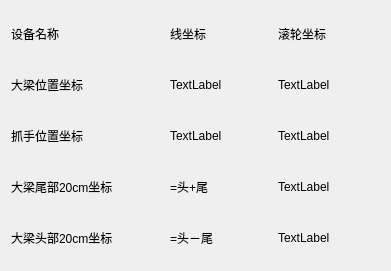
     <widget class="QWidget" name="layoutWidget_3">
      <property name="geometry">
       <rect>
        <x>830</x>
        <y>10</y>
        <width>391</width>
        <height>271</height>
       </rect>
      </property>
      <layout class="QGridLayout" name="gridLayout_9" columnstretch="3,2,2">
       <item row="2" column="0">
        <widget class="QLabel" name="label_218">
         <property name="sizePolicy">
          <sizepolicy hsizetype="Expanding" vsizetype="Expanding">
           <horstretch>0</horstretch>
           <verstretch>0</verstretch>
          </sizepolicy>
         </property>
         <property name="text">
          <string>抓手位置坐标</string>
         </property>
        </widget>
       </item>
       <item row="3" column="2">
        <widget class="QLabel" name="label_226">
         <property name="sizePolicy">
          <sizepolicy hsizetype="Expanding" vsizetype="Expanding">
           <horstretch>0</horstretch>
           <verstretch>0</verstretch>
          </sizepolicy>
         </property>
         <property name="text">
          <string>TextLabel</string>
         </property>
        </widget>
       </item>
       <item row="0" column="0">
        <widget class="QLabel" name="label_214">
         <property name="sizePolicy">
          <sizepolicy hsizetype="Expanding" vsizetype="Expanding">
           <horstretch>0</horstretch>
           <verstretch>0</verstretch>
          </sizepolicy>
         </property>
         <property name="text">
          <string>设备名称</string>
         </property>
        </widget>
       </item>
       <item row="4" column="0">
        <widget class="QLabel" name="label_220">
         <property name="sizePolicy">
          <sizepolicy hsizetype="Expanding" vsizetype="Expanding">
           <horstretch>0</horstretch>
           <verstretch>0</verstretch>
          </sizepolicy>
         </property>
         <property name="text">
          <string>大梁头部20cm坐标</string>
         </property>
        </widget>
       </item>
       <item row="4" column="2">
        <widget class="QLabel" name="label_297">
         <property name="sizePolicy">
          <sizepolicy hsizetype="Expanding" vsizetype="Expanding">
           <horstretch>0</horstretch>
           <verstretch>0</verstretch>
          </sizepolicy>
         </property>
         <property name="text">
          <string>TextLabel</string>
         </property>
        </widget>
       </item>
       <item row="0" column="2">
        <widget class="QLabel" name="label_216">
         <property name="sizePolicy">
          <sizepolicy hsizetype="Expanding" vsizetype="Expanding">
           <horstretch>0</horstretch>
           <verstretch>0</verstretch>
          </sizepolicy>
         </property>
         <property name="text">
          <string>滚轮坐标</string>
         </property>
        </widget>
       </item>
       <item row="2" column="2">
        <widget class="QLabel" name="label_224">
         <property name="sizePolicy">
          <sizepolicy hsizetype="Expanding" vsizetype="Expanding">
           <horstretch>0</horstretch>
           <verstretch>0</verstretch>
          </sizepolicy>
         </property>
         <property name="text">
          <string>TextLabel</string>
         </property>
        </widget>
       </item>
       <item row="0" column="1">
        <widget class="QLabel" name="label_215">
         <property name="sizePolicy">
          <sizepolicy hsizetype="Expanding" vsizetype="Expanding">
           <horstretch>0</horstretch>
           <verstretch>0</verstretch>
          </sizepolicy>
         </property>
         <property name="text">
          <string>线坐标</string>
         </property>
        </widget>
       </item>
       <item row="2" column="1">
        <widget class="QLabel" name="label_223">
         <property name="sizePolicy">
          <sizepolicy hsizetype="Expanding" vsizetype="Expanding">
           <horstretch>0</horstretch>
           <verstretch>0</verstretch>
          </sizepolicy>
         </property>
         <property name="text">
          <string>TextLabel</string>
         </property>
        </widget>
       </item>
       <item row="1" column="2">
        <widget class="QLabel" name="label_222">
         <property name="sizePolicy">
          <sizepolicy hsizetype="Expanding" vsizetype="Expanding">
           <horstretch>0</horstretch>
           <verstretch>0</verstretch>
          </sizepolicy>
         </property>
         <property name="text">
          <string>TextLabel</string>
         </property>
        </widget>
       </item>
       <item row="3" column="1">
        <widget class="QLabel" name="label_225">
         <property name="sizePolicy">
          <sizepolicy hsizetype="Expanding" vsizetype="Expanding">
           <horstretch>0</horstretch>
           <verstretch>0</verstretch>
          </sizepolicy>
         </property>
         <property name="text">
          <string>=头+尾</string>
         </property>
        </widget>
       </item>
       <item row="3" column="0">
        <widget class="QLabel" name="label_219">
         <property name="sizePolicy">
          <sizepolicy hsizetype="Expanding" vsizetype="Expanding">
           <horstretch>0</horstretch>
           <verstretch>0</verstretch>
          </sizepolicy>
         </property>
         <property name="text">
          <string>大梁尾部20cm坐标</string>
         </property>
        </widget>
       </item>
       <item row="1" column="1">
        <widget class="QLabel" name="label_221">
         <property name="sizePolicy">
          <sizepolicy hsizetype="Expanding" vsizetype="Expanding">
           <horstretch>0</horstretch>
           <verstretch>0</verstretch>
          </sizepolicy>
         </property>
         <property name="text">
          <string>TextLabel</string>
         </property>
        </widget>
       </item>
       <item row="4" column="1">
        <widget class="QLabel" name="label_296">
         <property name="sizePolicy">
          <sizepolicy hsizetype="Expanding" vsizetype="Expanding">
           <horstretch>0</horstretch>
           <verstretch>0</verstretch>
          </sizepolicy>
         </property>
         <property name="text">
          <string>=头－尾</string>
         </property>
        </widget>
       </item>
       <item row="1" column="0">
        <widget class="QLabel" name="label_217">
         <property name="sizePolicy">
          <sizepolicy hsizetype="Expanding" vsizetype="Expanding">
           <horstretch>0</horstretch>
           <verstretch>0</verstretch>
          </sizepolicy>
         </property>
         <property name="text">
          <string>大梁位置坐标</string>
         </property>
        </widget>
       </item>
      </layout>
     </widget>
